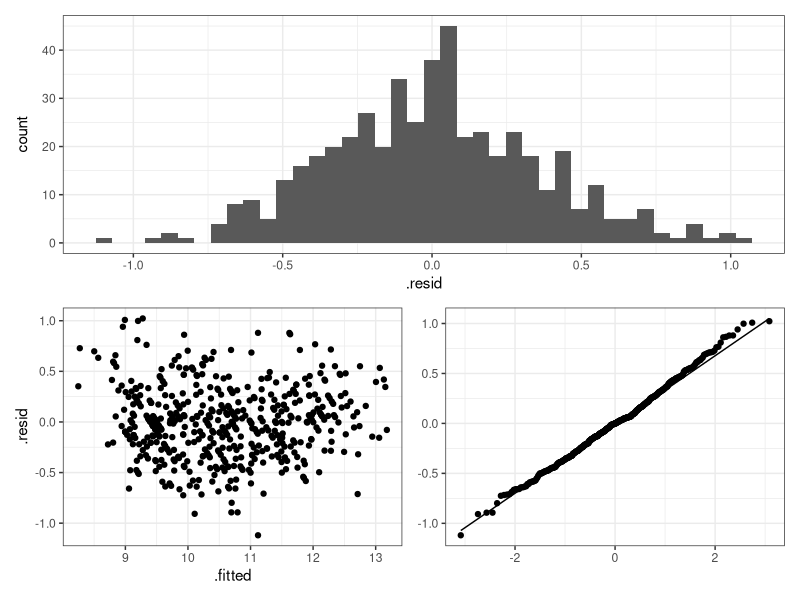

This figure's R source:
## ---- chunk 1
library(tidyverse)
library(patchwork)
theme_set(theme_bw())
alc <- read_csv("data/WeinAlk.csv", locale = locale(decimal_mark = ",")) %>% 
  mutate(SORTE = as.factor(SORTE))
## ---- chunk 2
mod1 <- lm(ALKOHOL ~ DICHTE + RESTZUCKER + SORTE + CHLORIDE + WEINSAEU + PH, 
           data = alc)
## ---- chunk 3
plot_diag <- function(df) {
  p1 <- ggplot(df, aes(.resid)) +
    geom_histogram(bins = 40)
  

  p2 <- ggplot(df, aes(.fitted, .resid)) +
    geom_point()

  p3 <- ggplot(df, aes(sample = .resid)) +
    geom_qq_line() +
    geom_qq() +
    labs(x = NULL, y = NULL)
  
  p1 / (p2 + p3)
}

broom::augment(mod1) %>% 
  plot_diag()
## ---- chunk 4
summary(mod1)
## ---- chunk 5
car::vif(mod1)
alc %>% 
  summarise(cor = cor(DICHTE, RESTZUCKER),
            mean_dichte = mean(DICHTE),
            sd_dichte = sd(DICHTE),
            min_dichte = min(DICHTE),
            max_dichte = max(DICHTE))
## ---- chunk 6
tibble(WEINSAEU = 6.7, 
       RESTZUCKER = 5.6,
       CHLORIDE = .041, 
       DICHTE = .999,
       PH = 3.21, 
       SORTE = "2") %>% 
  predict(mod1, newdata = .)
## ---- chunk 7
summary(mod1)$r.squared
# variance of error
summary(mod1)$sigma^2
## ---- chunk 8
alc2 <- alc %>% 
  mutate(SORTE = relevel(SORTE, "2"))
mod2 <- update(mod1, data = alc2)
coef(mod2)[["SORTE3"]]
summary(mod2)
